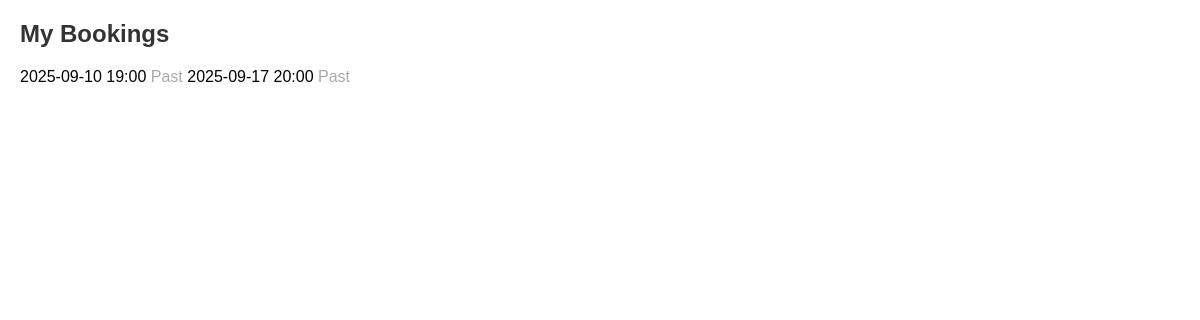
Before: /mybookings (signed in) with the older database file.
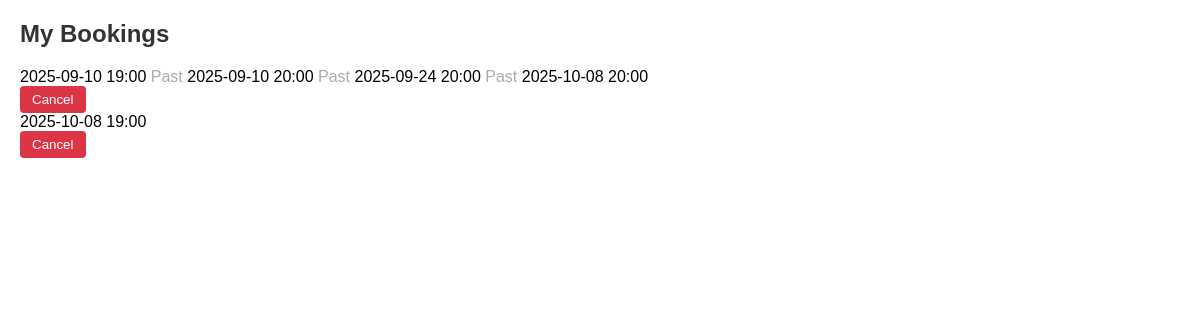
After: the same page with the newer database file.
### app.py (models this page shows)
class Booking(db.Model):
    id = db.Column(db.Integer, primary_key=True)
    user_id = db.Column(db.Integer, db.ForeignKey('user.id'), nullable=False)
    date = db.Column(db.String(20), nullable=False)
    time = db.Column(db.String(10), nullable=False)
    user = db.relationship('User', backref=db.backref('bookings', lazy=True))

### app.py (the view)
@app.route("/mybookings")
def mybookings():
    if "user_id" not in session:
        flash("Please log in first.")
        return redirect(url_for("login"))
    user = User.query.get(session["user_id"])
    now = datetime.now()
    bookings = []
    for b in user.bookings:
        class_datetime = datetime.strptime(f"{b.date} {b.time}", "%Y-%m-%d %H:%M")
        bookings.append({
            "date": b.date,
            "time": b.time,
            "class_datetime": class_datetime
        })
    return render_template(
        "mybookings.html",
        bookings=bookings,
        now=now
    )

### templates/mybookings.html (shortened to what this page needs)
<!DOCTYPE html>
<html lang="en">
<head>
</head>
<body>
    <h2>My Bookings</h2>
    {% if bookings %}
        {% for b in bookings %}
            <tr>
                <td>{{ b.date }}</td>
                <td>{{ b.time }}</td>
                <td>
                    {% if b.class_datetime > now %}
                        <form method="POST" action="{{ url_for('cancel_class') }}">
                            <button type="submit">Cancel</button>
                        </form>
                    {% else %}
                        <span class="disabled">Past</span>
                    {% endif %}
                </td>
            </tr>
            {% endfor %}
    {% else %}
        <p>You have no bookings yet.</p>
    {% endif %}
</body>
</html>

### templates/mybookings.html (style rules this page uses)
body { font-family: Arial, sans-serif; margin: 20px; }
h2 { color: #333; }
button { padding: 6px 12px; background-color: #dc3545; border: none; color: white; cursor: pointer; border-radius: 4px; }
.disabled { color: #aaa; }

Changed rows visible on the page:
changed Booking (number 2 of 5 on the later page): date "2025-09-17" → "2025-09-10"
added Booking: date "2025-09-24", time "20:00", shows "Past"
added Booking: date "2025-10-08", time "20:00"
added Booking: date "2025-10-08", time "19:00"
